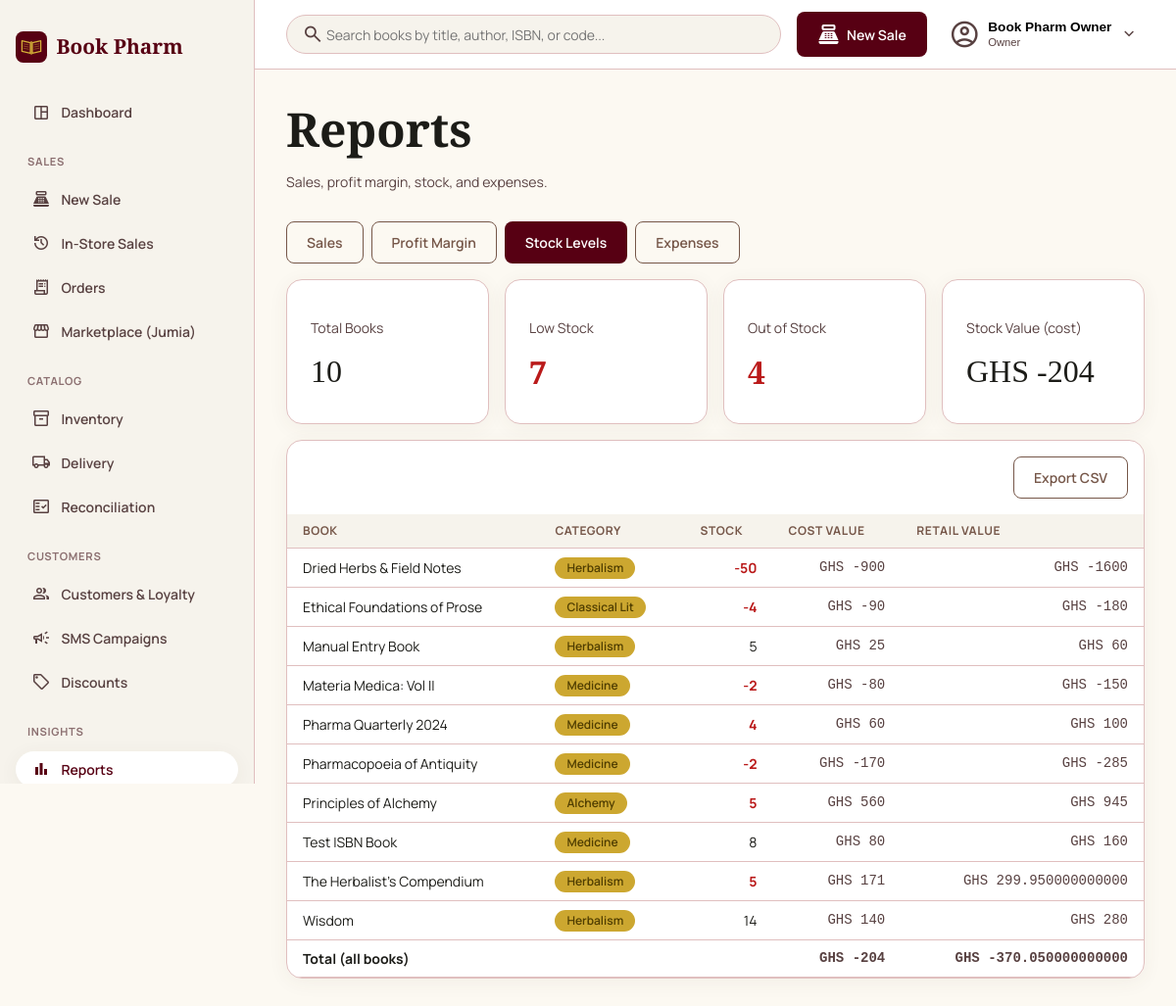
Screenshot of /portal/reports/stock/ (signed in) with the database file from the repository.
### apps/accounts/models.py (models this page shows, shortened)
class User(AbstractBaseUser, PermissionsMixin):
    class Role(models.TextChoices):
        OWNER = 'OWNER', 'Owner'
        ATTENDANT = 'ATTENDANT', 'Attendant'
    email = models.EmailField(unique=True)
    full_name = models.CharField(max_length=150, blank=True)
    role = models.CharField(max_length=10, choices=Role.choices, default=Role.OWNER)
    is_active = models.BooleanField(default=True)
    is_staff = models.BooleanField(default=False)
    date_joined = models.DateTimeField(default=timezone.now)
    objects = UserManager()
    USERNAME_FIELD = 'email'
    REQUIRED_FIELDS = []

### apps/catalog/models.py (models this page shows, shortened)
class Book(models.Model):
    isbn = models.CharField(max_length=13, unique=True, null=True, blank=True)
    internal_code = models.CharField(max_length=20, unique=True, null=True, blank=True)
    slug = models.SlugField(max_length=255, unique=True, blank=True)
    title = models.CharField(max_length=255)
    author = models.CharField(max_length=255, blank=True)
    category = models.ForeignKey(Category, on_delete=models.PROTECT, related_name='books')
    tags = models.ManyToManyField(Tag, blank=True, related_name='books')
    cost_price = models.DecimalField(max_digits=10, decimal_places=2)
    selling_price = models.DecimalField(max_digits=10, decimal_places=2)
    stock_qty = models.IntegerField(default=0)
    low_stock_threshold = models.PositiveIntegerField(default=5)
    cover_image = models.ImageField(upload_to='book_covers/', blank=True, null=True)
    cover_image_url = models.URLField(max_length=500, blank=True)
    description = models.TextField(blank=True)
    is_active = models.BooleanField(default=True)
    created_at = models.DateTimeField(auto_now_add=True)
    updated_at = models.DateTimeField(auto_now=True)
    objects = BookQuerySet.as_manager()
    class Meta:
        ordering = ['title']
    @property
    def is_low_stock(self):
        return self.stock_qty <= self.low_stock_threshold

class Category(models.Model):
    name = models.CharField(max_length=100, unique=True)
    slug = models.SlugField(max_length=110, unique=True, blank=True)
    class Meta:
        verbose_name_plural = 'categories'
        ordering = ['name']

### apps/reports/views.py (the view, shortened to what this page needs)
# urls.py: path('reports/stock/', report_views.stock_report, name='reports_stock'),
@login_required
def stock_report(request):
    books = Book.objects.select_related('category').annotate(
        cost_value=F('stock_qty') * F('cost_price'),
        retail_value=F('stock_qty') * F('selling_price'),
    ).order_by('title')
    totals = books.aggregate(
        cost_value=Sum(F('stock_qty') * F('cost_price')),
        retail_value=Sum(F('stock_qty') * F('selling_price')),
    )
    low_stock_count = books.low_stock().count()
    out_of_stock_count = books.filter(stock_qty__lte=0).count()
    context = {
        'active_nav': 'reports', 'report_tab': 'stock',
        'page_obj': Paginator(books, REPORT_PAGE_SIZE).get_page(request.GET.get('page')),
        'totals': totals,
        'low_stock_count': low_stock_count, 'out_of_stock_count': out_of_stock_count,
        'total_books': books.count(),
    }
    return render(request, 'portal/reports/stock.html', context)

### apps/catalog/models.py (called while the page is built)
    def low_stock(self):
        return self.filter(stock_qty__lte=models.F('low_stock_threshold'))

### apps/storefront/cart.py (called while the page is built)
    def __len__(self):
        return sum(self.cart.values())

### apps/storefront/context_processors.py (called while the page is built)
def cart_context(request):
    return {'cart_count': len(Cart(request))}

def nav_context(request):
    return {'nav_categories': Category.objects.all()}

def google_maps_context(request):
    return {'google_maps_api_key': settings.GOOGLE_MAPS_API_KEY}

### templates/portal/reports/stock.html (shortened to what this page needs)
{% extends 'portal/base.html' %}
{% block content %}
<header class="portal-page-header">
  <div><h1>Reports</h1><p class="text-muted">Sales, profit margin, stock, and expenses.</p></div>
</header>
{% include 'portal/reports/_tabs.html' %}
<div style="display: grid; grid-template-columns: repeat(4, 1fr); gap: var(--space-stack-md); margin-bottom: var(--space-stack-md);">
  <div class="card"><p class="text-muted">Total Books</p><h2>{{ total_books }}</h2></div>
  <div class="card"><p class="text-muted">Low Stock</p><h2 class="text-error">{{ low_stock_count }}</h2></div>
  <div class="card"><p class="text-muted">Out of Stock</p><h2 class="text-error">{{ out_of_stock_count }}</h2></div>
  <div class="card"><p class="text-muted">Stock Value (cost)</p><h2>GHS {{ totals.cost_value|default:0 }}</h2></div>
</div>
<div class="card catalog-table-card">
  <div style="padding: var(--space-stack-md); display: flex; justify-content: flex-end;">
    <a href="?format=csv" class="btn btn--secondary">Export CSV</a>
  </div>
  <table class="table">
    <thead>
      <tr>
        <th>Book</th>
        <th>Category</th>
        <th class="text-right">Stock</th>
        <th class="text-right">Cost Value</th>
        <th class="text-right">Retail Value</th>
      </tr>
    </thead>
    <tbody>
      {% for book in page_obj %}
      <tr>
        <td>{{ book.title }}</td>
        <td><span class="badge">{{ book.category.name }}</span></td>
        <td class="text-right{% if book.is_low_stock %} text-error{% endif %}">{{ book.stock_qty }}</td>
        <td class="text-right mono">GHS {{ book.cost_value }}</td>
        <td class="text-right mono">GHS {{ book.retail_value }}</td>
      </tr>
      {% empty %}
      <tr><td colspan="5" class="text-muted">No books yet.</td></tr>
      {% endfor %}
    </tbody>
    <tfoot>
      <tr>
        <td colspan="3"><strong>Total (all books)</strong></td>
        <td class="text-right mono"><strong>GHS {{ totals.cost_value|default:0 }}</strong></td>
        <td class="text-right mono"><strong>GHS {{ totals.retail_value|default:0 }}</strong></td>
      </tr>
    </tfoot>
  </table>
</div>
{% endblock %}

### templates/portal/base.html (shortened to what this page needs)
{% load static %}
<!DOCTYPE html>
<html lang="en">
<head>
  <link rel="stylesheet" href="{% static 'css/base.css' %}">
  <link rel="stylesheet" href="{% static 'css/theme-portal.css' %}">
  <link rel="stylesheet" href="{% static 'css/portal-layout.css' %}">
</head>
<body>
  <div class="portal-shell" x-data="{ sidebarOpen: false }">
    <aside class="portal-sidebar" :class="{ 'is-open': sidebarOpen }">
      <a class="portal-sidebar__brand" href="{% url 'portal:dashboard' %}">
        <img src="{% static 'img/logo.svg' %}" alt="" width="32" height="32">
        <span>Book Pharm</span>
      </a>
      <nav class="portal-sidebar__nav" @click="sidebarOpen = false">
        <a href="{% url 'portal:dashboard' %}" class="{% if active_nav == 'dashboard' %}is-active{% endif %}">
          <span class="material-symbols-outlined">space_dashboard</span> Dashboard
        </a>
        <p class="portal-sidebar__section-label">Sales</p>
        <a href="{% url 'portal:register_create' %}" class="{% if active_nav == 'register' %}is-active{% endif %}">
          <span class="material-symbols-outlined">point_of_sale</span> New Sale
        </a>
        <a href="{% url 'portal:register_list' %}" class="{% if active_nav == 'register_list' %}is-active{% endif %}">
          <span class="material-symbols-outlined">history</span> In-Store Sales
        </a>
        <a href="{% url 'portal:order_list' %}" class="{% if active_nav == 'orders' %}is-active{% endif %}">
          <span class="material-symbols-outlined">receipt_long</span> Orders
        </a>
        <a href="{% url 'portal:marketplace_list' %}" class="{% if active_nav == 'marketplace' %}is-active{% endif %}">
          <span class="material-symbols-outlined">storefront</span> Marketplace (Jumia)
        </a>
        <p class="portal-sidebar__section-label">Catalog</p>
        <a href="{% url 'portal:book_list' %}" class="{% if active_nav == 'catalog' %}is-active{% endif %}">
          <span class="material-symbols-outlined">inventory_2</span> Inventory
        </a>
        <a href="{% url 'portal:delivery_settings' %}" class="{% if active_nav == 'delivery' %}is-active{% endif %}">
          <span class="material-symbols-outlined">local_shipping</span> Delivery
        </a>
        <a href="{% url 'portal:reconciliation_list' %}" class="{% if active_nav == 'reconciliation' %}is-active{% endif %}">
          <span class="material-symbols-outlined">fact_check</span> Reconciliation
        </a>
        <p class="portal-sidebar__section-label">Customers</p>
        <a href="{% url 'portal:customer_list' %}" class="{% if active_nav == 'customers' %}is-active{% endif %}">
          <span class="material-symbols-outlined">group</span> Customers &amp; Loyalty
        </a>
        <a href="{% url 'portal:campaign_list' %}" class="{% if active_nav == 'messaging' %}is-active{% endif %}">
          <span class="material-symbols-outlined">campaign</span> SMS Campaigns
        </a>
        <a href="{% url 'portal:discount_list' %}" class="{% if active_nav == 'discounts' %}is-active{% endif %}">
          <span class="material-symbols-outlined">sell</span> Discounts
        </a>
        <p class="portal-sidebar__section-label">Insights</p>
        <a href="{% url 'portal:reports_sales' %}" class="{% if active_nav == 'reports' %}is-active{% endif %}">
          <span class="material-symbols-outlined">bar_chart</span> Reports
        </a>
      </nav>
    </aside>
    <div class="portal-columns">
      <header class="portal-topbar">
        <form class="portal-topbar__search" method="get" action="{% url 'portal:book_list' %}" x-data="{ searchOpen: false }" :class="{ 'is-open': searchOpen }">
          <button type="button" class="portal-topbar__search-toggle" @click="searchOpen = !searchOpen" aria-label="Toggle search">
            <span class="material-symbols-outlined">search</span>
          </button>
          <input type="search" name="q" placeholder="Search books by title, author, ISBN, or code...">
        </form>
        <a href="{% url 'portal:register_create' %}" class="btn btn--primary portal-topbar__new-sale">
          <span class="material-symbols-outlined">point_of_sale</span> <span class="portal-topbar__new-sale-label">New Sale</span>
        </a>
        <div class="portal-topbar__user" x-data="{ open: false }" @click.outside="open = false">
          <button type="button" class="portal-topbar__user-trigger" @click="open = !open">
            <span class="material-symbols-outlined">account_circle</span>
            <span class="portal-topbar__user-meta">
              <span class="portal-topbar__user-name">{{ request.user.full_name|default:request.user.email }}</span>
              <span class="portal-topbar__user-role">{{ request.user.get_role_display }}</span>
            </span>
            <span class="material-symbols-outlined portal-topbar__user-chevron" :class="{ 'is-open': open }">expand_more</span>
          </button>
        </div>
      </header>
      <main class="portal-main">
        {% block content %}{% endblock %}
      </main>
    </div>
  </div>
</body>
</html>

### static/css/base.css (style rules this page uses)
*, *::before, *::after { box-sizing: border-box; }
body { margin: 0; background: var(--color-background); color: var(--color-on-background); font-family: var(--font-body); font-size: var(--text-body-md-size); line-height: var(--text-body-md-line); }
h1, h2, h3, h4 { font-family: var(--font-display); margin: 0 0 var(--space-stack-sm); color: var(--color-on-surface); }
h1 { font-size: var(--text-display-lg-size); font-weight: var(--text-display-lg-weight); line-height: var(--text-display-lg-line); }
h2 { font-size: var(--text-headline-lg-size); font-weight: var(--text-headline-lg-weight); line-height: var(--text-headline-lg-line); }
a { color: var(--color-primary); }
.card { background: var(--color-surface-container-lowest); border: 1px solid var(--color-outline-variant); border-radius: var(--radius-lg); padding: var(--space-card-padding, 24px); box-shadow: 0 4px 20px rgba(92, 64, 51, 0.06); }
.btn { display: inline-block; font-family: var(--font-body); font-weight: 600; font-size: var(--text-body-md-size); border-radius: var(--radius-md); padding: 0.625rem 1.25rem; border: 1px solid transparent; cursor: pointer; text-decoration: none; }
.btn--primary { background: var(--color-primary); color: var(--color-on-primary); }
.btn--secondary { background: transparent; color: var(--color-secondary); border-color: var(--color-secondary); }
.badge { display: inline-block; border-radius: var(--radius-full); padding: 0.125rem 0.75rem; font-size: var(--text-label-md-size); font-weight: 600; background: var(--color-tertiary-container); color: var(--color-on-tertiary-container); }
.text-muted { color: var(--color-on-surface-variant); }
.text-error { color: var(--color-error); font-weight: 700; }
.text-right { text-align: right; }
.mono { font-family: monospace; color: var(--color-on-surface-variant); }
input[type="text"], input[type="search"], input[type="number"], input[type="email"], input[type="password"], input[type="date"], select, textarea { width: 100%; background: var(--color-surface); border: 1px solid var(--color-outline-variant); border-radius: var(--radius-md); padding: 0.75rem; font-family: var(--font-body); font-size: var(--text-body-md-size); color: var(--color-on-surface); }

### static/css/theme-portal.css (style rules this page uses)
:root { --color-surface: #fcf9f2; --color-surface-dim: #dcdad3; --color-surface-bright: #fcf9f2; --color-surface-container-lowest: #ffffff; --color-surface-container-low: #f6f3ec; --color-surface-container: #f0eee7; --color-surface-container-high: #ebe8e1; --color-surface-container-highest: #e5e2db; --color-on-surface: #1c1c18; --color-on-surface-variant: #584141; --color-outline: #8c7071; --color-outline-variant: #e0bfbf; --color-primary: #570013; --color-on-primary: #ffffff; --color-primary-container: #800020; --color-on-primary-container: #ff828a; --color-secondary: #765749; --color-on-secondary: #ffffff; --color-secondary-container: #fed4c2; --color-on-secondary-container: #795a4c; --color-tertiary: #735c00; --color-on-tertiary: #ffffff; --color-tertiary-container: #cca730; --color-on-tertiary-container: #4f3d00; --color-error: #ba1a1a; --color-on-error: #ffffff; --color-error-container: #ffdad6; --color-on-error-container: #93000a; --color-background: #fcf9f2; --color-on-background: #1c1c18; --font-display: 'EB Garamond', serif; --font-body: 'Manrope', sans-serif; --text-display-lg-size: 48px; --text-display-lg-weight: 600; --text-display-lg-line: 1.2; --text-headline-lg-size: 32px; --text-headline-lg-weight: 500; --text-headline-lg-line: 1.3; --text-headline-md-size: 24px; --text-headline-md-weight: 500; --text-headline-md-line: 1.4; --text-body-lg-size: 16px; --text-body-lg-line: 1.6; --text-body-md-size: 14px; --text-body-md-line: 1.5; --text-label-md-size: 12px; --text-label-md-weight: 600; --text-label-md-tracking: 0.05em; --radius-sm: 0.25rem; --radius-md: 0.5rem; --radius-lg: 1rem; --radius-xl: 1.5rem; --radius-full: 9999px; --space-sidebar-width: 260px; --space-margin: 32px; --space-card-padding: 24px; --space-stack-sm: 8px; --space-stack-md: 16px; --space-stack-lg: 32px; }

### rows the page displays
User: user.full_name "Book Pharm Owner", user.role "Owner"
Book: title "Dried Herbs & Field Notes", category.name "Herbalism", stock_qty "-50", cost_value "-900", retail_value "-1600"
Book: title "Ethical Foundations of Prose", category.name "Classical Lit", stock_qty "-4", cost_value "-90", retail_value "-180"
Book: title "Manual Entry Book", category.name "Herbalism", stock_qty "5", cost_value "25", retail_value "60"
Book: title "Materia Medica: Vol II", category.name "Medicine", stock_qty "-2", cost_value "-80", retail_value "-150"
Book: title "Pharma Quarterly 2024", category.name "Medicine", stock_qty "4", cost_value "60", retail_value "100"
Book: title "Pharmacopoeia of Antiquity", category.name "Medicine", stock_qty "-2", cost_value "-170", retail_value "-285"
Book: title "Principles of Alchemy", category.name "Alchemy", stock_qty "5", cost_value "560", retail_value "945"
Book: title "Test ISBN Book", category.name "Medicine", stock_qty "8", cost_value "80", retail_value "160"
Book: title "The Herbalist's Compendium", category.name "Herbalism", stock_qty "5", cost_value "171", retail_value "299.950000000000"
Book: title "Wisdom", category.name "Herbalism", stock_qty "14", cost_value "140", retail_value "280"

### other values shown
{{ total_books }} "10"
{{ low_stock_count }} "7"
{{ out_of_stock_count }} "4"
{{ totals.cost_value|default:0 }} "-204"
{{ totals.retail_value|default:0 }} "-370.050000000000"
